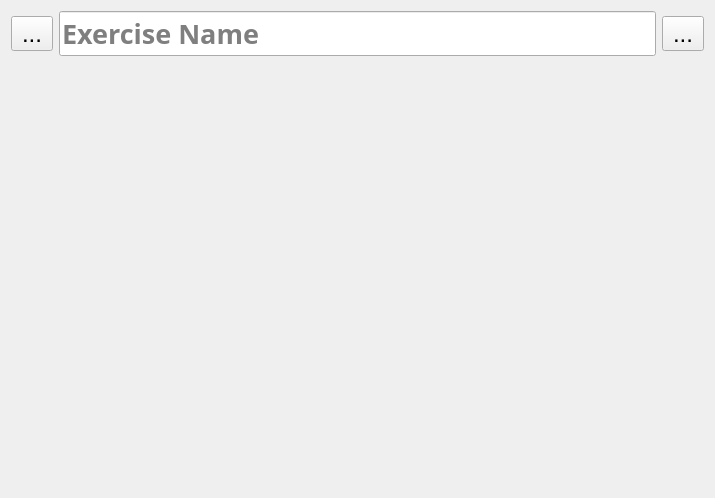
<?xml version="1.0" encoding="UTF-8"?>
<ui version="4.0">
 <class>Exercise</class>
 <widget class="QWidget" name="Exercise">
  <property name="geometry">
   <rect>
    <x>0</x>
    <y>0</y>
    <width>715</width>
    <height>498</height>
   </rect>
  </property>
  <property name="font">
   <font>
    <pointsize>18</pointsize>
   </font>
  </property>
  <property name="windowTitle">
   <string>Form</string>
  </property>
  <layout class="QGridLayout" name="gridLayout">
   <item row="0" column="1">
    <widget class="QLineEdit" name="exerciseName">
     <property name="font">
      <font>
       <family>Noto Sans</family>
       <pointsize>20</pointsize>
       <bold>true</bold>
      </font>
     </property>
     <property name="placeholderText">
      <string>Exercise Name</string>
     </property>
    </widget>
   </item>
   <item row="2" column="1" colspan="2">
    <widget class="QWidget" name="widget" native="true">
     <layout class="QVBoxLayout" name="exerciseLayout">
      <item>
       <spacer name="verticalSpacer">
        <property name="sizeHint" stdset="0">
         <size>
          <width>20</width>
          <height>40</height>
         </size>
        </property>
       </spacer>
      </item>
     </layout>
    </widget>
   </item>
   <item row="0" column="0">
    <widget class="QToolButton" name="deleteMe">
     <property name="text">
      <string>...</string>
     </property>
     <property name="icon">
      <iconset resource="../../icons.qrc">
       <normaloff>:/icons/trash</normaloff>:/icons/trash</iconset>
     </property>
     <property name="iconSize">
      <size>
       <width>32</width>
       <height>32</height>
      </size>
     </property>
    </widget>
   </item>
   <item row="1" column="1" colspan="2">
    <widget class="Line" name="line">
     <property name="orientation">
      <enum>Qt::Vertical</enum>
     </property>
    </widget>
   </item>
   <item row="0" column="2">
    <widget class="QToolButton" name="add">
     <property name="text">
      <string>...</string>
     </property>
     <property name="icon">
      <iconset resource="../../icons.qrc">
       <normaloff>:/icons/plus</normaloff>:/icons/plus</iconset>
     </property>
     <property name="iconSize">
      <size>
       <width>32</width>
       <height>32</height>
      </size>
     </property>
    </widget>
   </item>
  </layout>
 </widget>
 <resources>
  <include location="../../icons.qrc"/>
 </resources>
 <connections>
  <connection>
   <sender>add</sender>
   <signal>clicked()</signal>
   <receiver>Exercise</receiver>
   <slot>addSet()</slot>
   <hints>
    <hint type="sourcelabel">
     <x>693</x>
     <y>31</y>
    </hint>
    <hint type="destinationlabel">
     <x>357</x>
     <y>248</y>
    </hint>
   </hints>
  </connection>
  <connection>
   <sender>deleteMe</sender>
   <signal>clicked()</signal>
   <receiver>Exercise</receiver>
   <slot>deleteRequested()</slot>
   <hints>
    <hint type="sourcelabel">
     <x>20</x>
     <y>31</y>
    </hint>
    <hint type="destinationlabel">
     <x>357</x>
     <y>248</y>
    </hint>
   </hints>
  </connection>
  <connection>
   <sender>exerciseName</sender>
   <signal>editingFinished()</signal>
   <receiver>Exercise</receiver>
   <slot>change()</slot>
   <hints>
    <hint type="sourcelabel">
     <x>357</x>
     <y>31</y>
    </hint>
    <hint type="destinationlabel">
     <x>357</x>
     <y>248</y>
    </hint>
   </hints>
  </connection>
 </connections>
 <slots>
  <slot>addSet()</slot>
  <slot>deleteRequested()</slot>
  <slot>change()</slot>
 </slots>
</ui>
